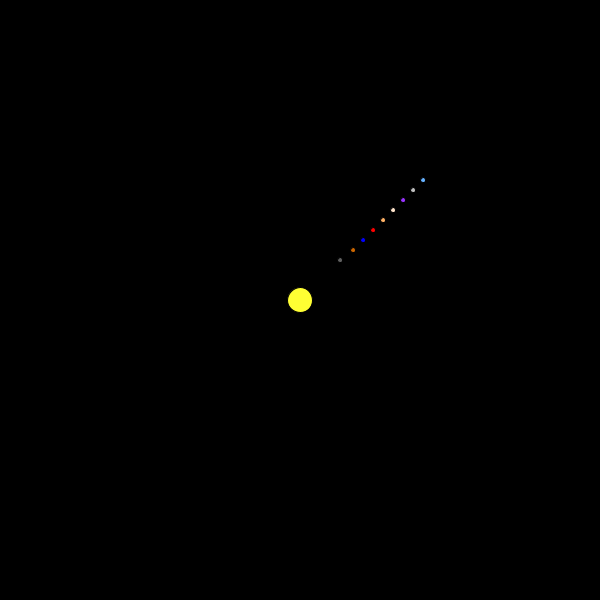
Frame 1 (no input)
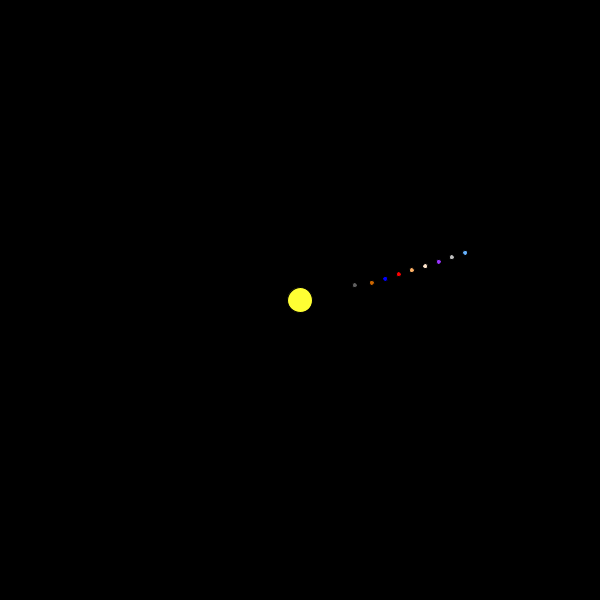
Frame 60 (the mouse pressed at the canvas centre just before this capture)
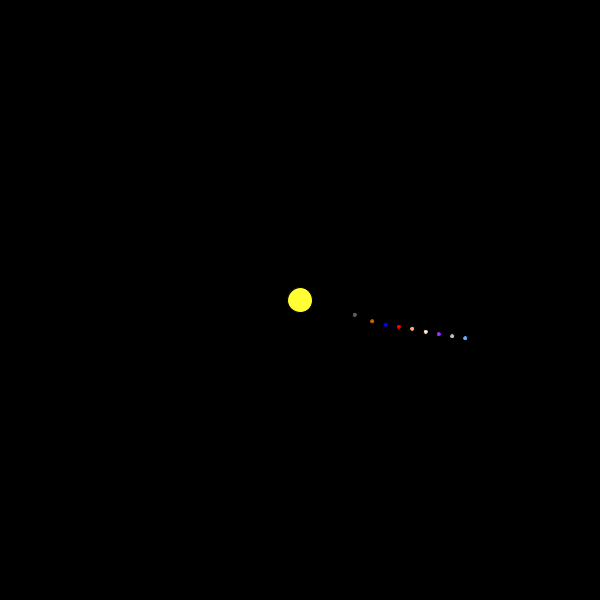
Frame 120 (the mouse held since frame 60 and released just before this capture)

The Processing sketch that drew these frames (run headless with seeded random() and noise(); from frame 60 on, the mouse is pressed at the canvas centre):

// Processing sketch: processing_112946
// ── processing_112946.pde

Planet mercury;
Planet venus;
Planet earth;
Planet mars;
Planet jupiter;
Planet saturn;
Planet neptune;
Planet uranus;
Planet pluto;


void setup(){
  size(600,600);
  mercury = new Planet(340,260,0.5,0.5,5,5);
  venus = new Planet(353,250,.65,.65,5,5);
  earth = new Planet(363,240,.77,.77,5,5);
  mars = new Planet(373,230,.88,.88,5,5);
  jupiter = new Planet(383,220,.99,.99,5,5);
  saturn = new Planet(393,210,1.11,1.11,5,5);
  neptune = new Planet(403,200,1.22,1.22,5,5);
  uranus = new Planet(413,190,1.33,1.33,5,5);
  pluto = new Planet(423,180,1.44,1.44,5,5);
  frameRate(100000000);
}

void draw(){
  background(0);
  fill(255,255,51);
  ellipse(300,300,25,25);
  fill(96,96,96);
  mercury.display();
  mercury.move();
  fill(204,102,0);
  venus.display();
  venus.move();
  fill(0,0,255);
  earth.display();
  earth.move();
  fill(255,0,0);
  mars.display();
  mars.move();
  fill(255,178,102);
  jupiter.display();
  jupiter.move();
  fill(255,229,204);
  saturn.display();
  saturn.move();
  fill(153,51,255);
  neptune.display();
  neptune.move();
  fill(192,192,192);
  uranus.display();
  uranus.move();
  fill(102,178,255);
  pluto.display();
  pluto.move();
}

// *********************************************************************************

class Planet{
 
  float xPos;
  float yPos; 
  float e_width;
  float e_height;
  float p_width;
  float p_height;
  float a=45;
  
  Planet(float temp_xPos, float temp_yPos, float temp_e_width, float temp_e_height, float temp_p_width, float temp_p_height){
   xPos = temp_xPos;
   yPos = temp_yPos;
   e_width = temp_e_width;
   e_height = temp_e_height;
   p_width = temp_p_width;
   p_height = temp_p_height;
  }
  
  void display(){
    ellipse(xPos,yPos,p_width,p_height); 
  }
  
  void move(){
   a = a + .5;
  
  float xChange = cos(radians(a));
  float yChange = sin(radians(a));
  
  xPos += xChange*e_width;
  yPos += yChange*e_height;
  }
  
}
